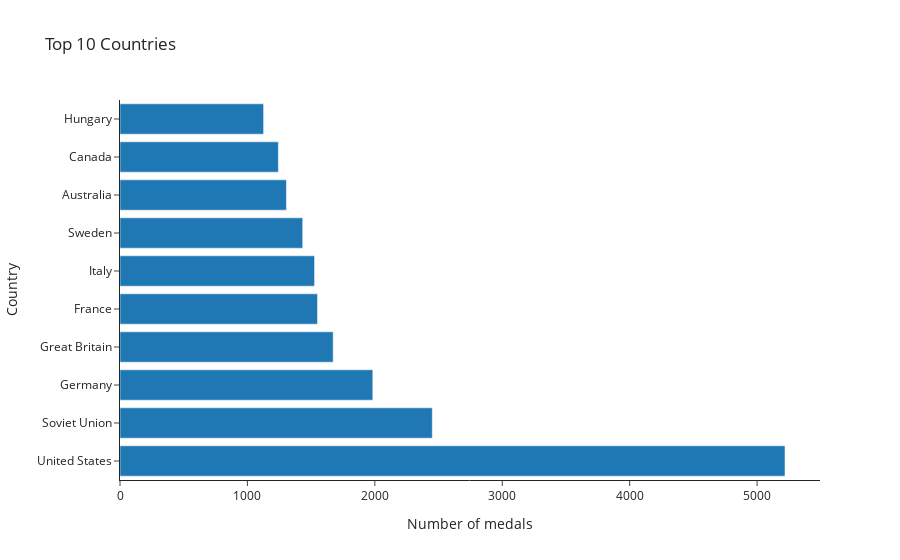

Notebook source saved alongside this figure:
### Code cell
px.bar(top10, x="Medal", 
       template="simple_white", 
       title = "Top 10 Countries", 
       labels={"Medal": "Number of medals", "Team": "Country"})

### Figure 1 — Plotly figure (JSON) as saved in the notebook; plotly's stock layout.template omitted (floating-point values rounded to 4 significant figures)
{"data": [{"alignmentgroup": "True", "hovertemplate": "Number of medals=%{x}<br>Country=%{y}<extra></extra>", "legendgroup": "", "marker": {"color": "#1F77B4", "pattern": {"shape": ""}}, "name": "", "offsetgroup": "", "orientation": "h", "showlegend": false, "textposition": "auto", "type": "bar", "x": [5219, 2451, 1984, 1673, 1550, 1527, 1434, 1306, 1243, 1127], "xaxis": "x", "y": ["United States", "Soviet Union", "Germany", "Great Britain", "France", "Italy", "Sweden", "Australia", "Canada", "Hungary"], "yaxis": "y"}], "layout": {"barmode": "relative", "legend": {"tracegroupgap": 0}, "title": {"text": "Top 10 Countries"}, "xaxis": {"anchor": "y", "domain": [0, 1], "title": {"text": "Number of medals"}}, "yaxis": {"anchor": "x", "domain": [0, 1], "title": {"text": "Country"}}}}
